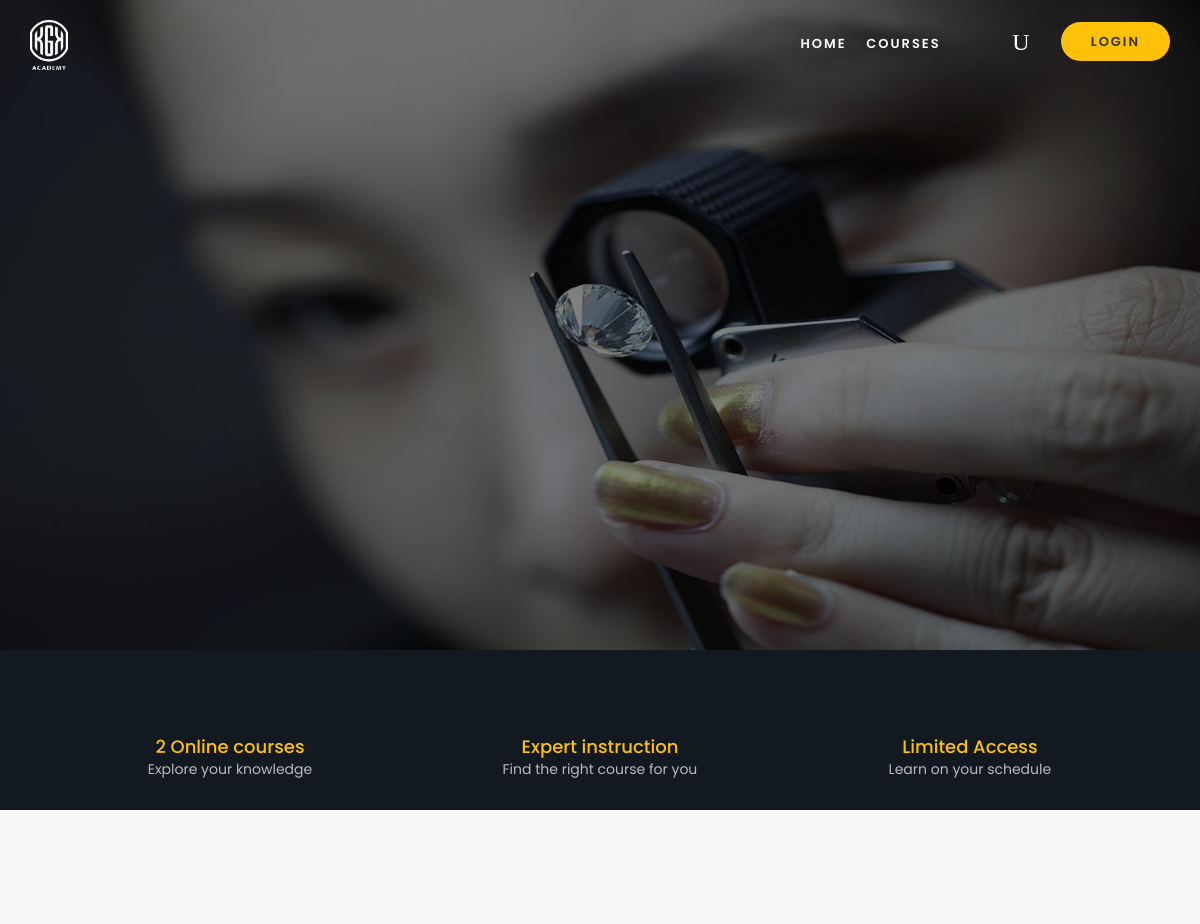
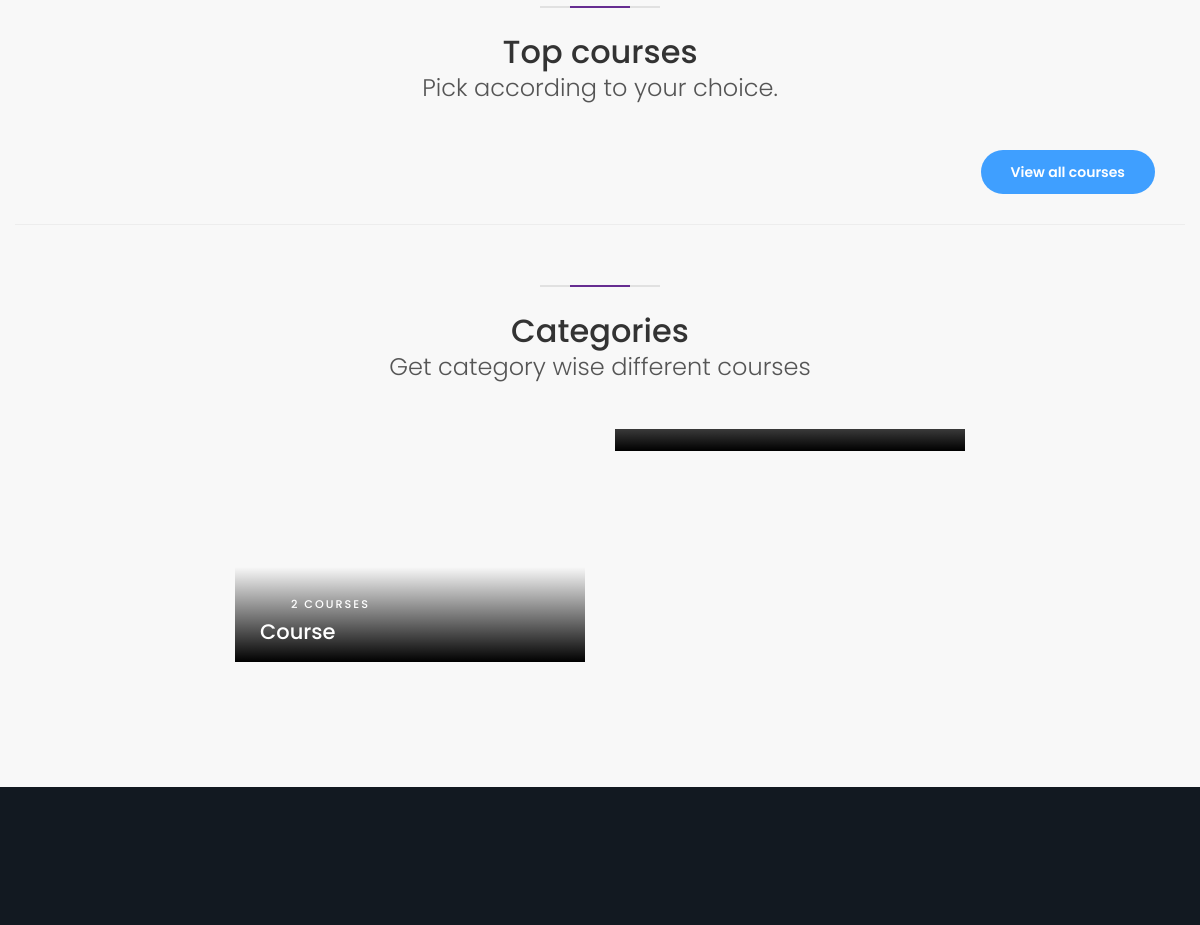
Before: / (upper part) with the older database file (2 pictures, top to bottom).
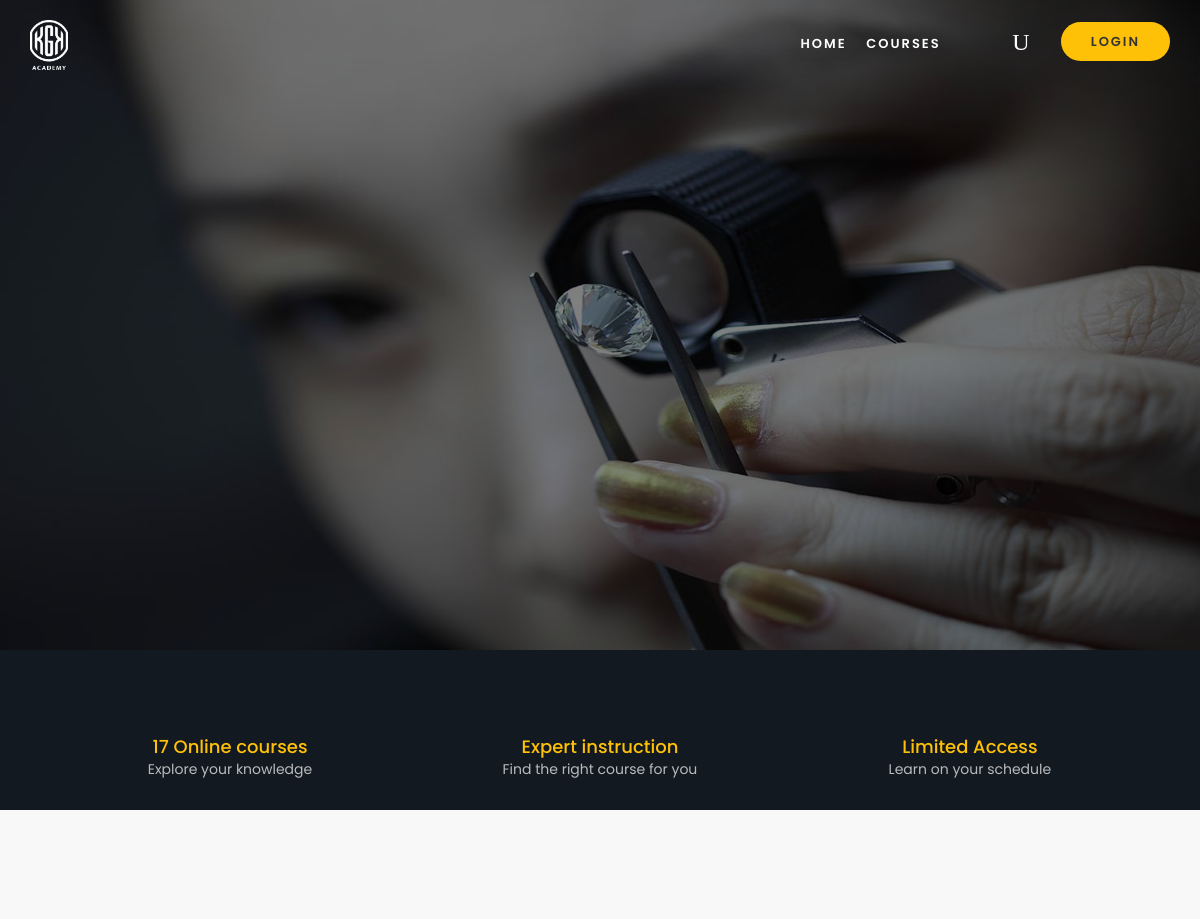
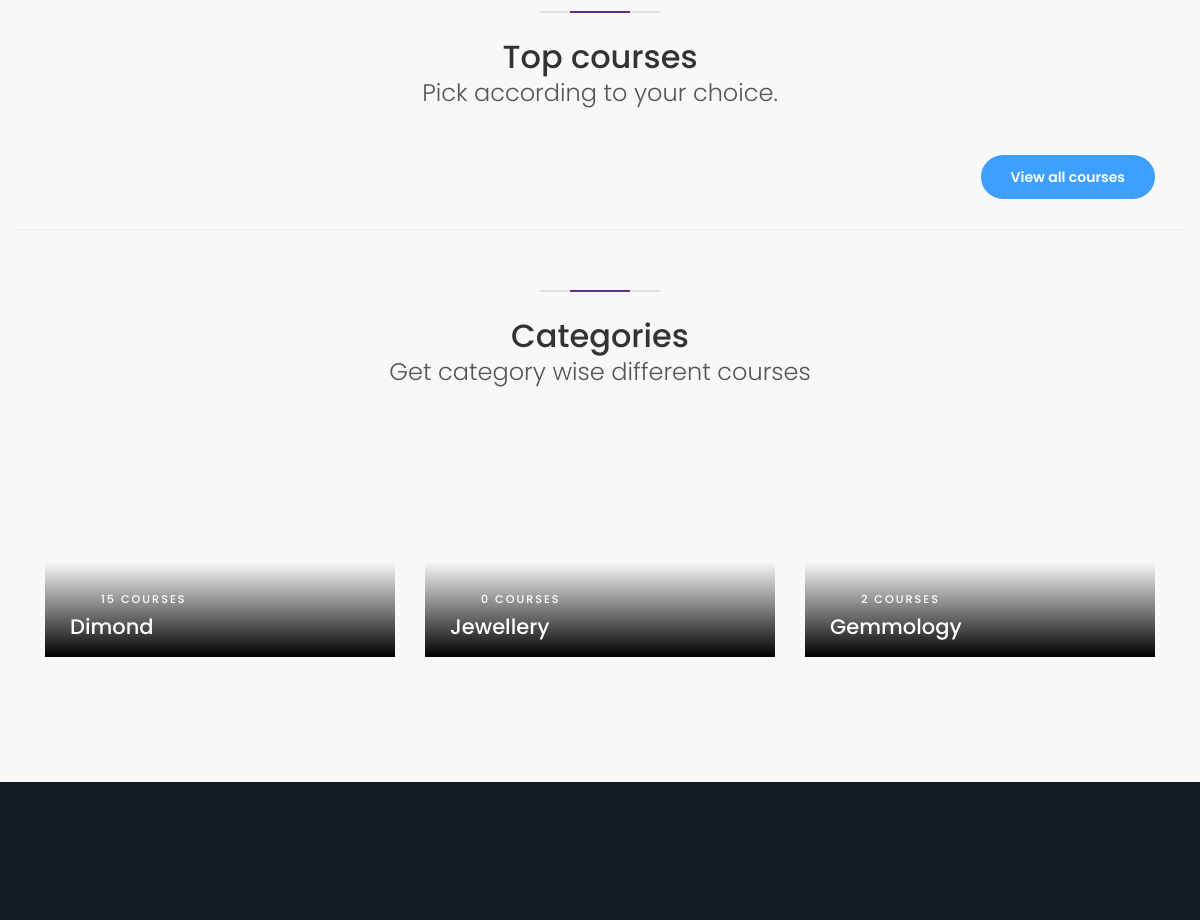
After: the same page with the newer database file (2 pictures, top to bottom).
### tables this page shows
CREATE TABLE `category` (
  `id` int(11) UNSIGNED NOT NULL,
  `code` varchar(255) DEFAULT NULL,
  `name` varchar(255) DEFAULT NULL,
  `parent` int(11) DEFAULT '0',
  `slug` varchar(255) DEFAULT NULL,
  `date_added` int(11) DEFAULT NULL,
  `last_modified` int(11) DEFAULT NULL,
  `font_awesome_class` varchar(255) DEFAULT NULL,
  `thumbnail` varchar(255) DEFAULT NULL
);

### application/controllers/Home.php (called while the page is built, shortened)
<?php
class Home extends CI_Controller {
    public function __construct()
    {
        $this->load->database();
    }
    public function index() {
        $this->home();
    }
    public function home() {
        $page_data['page_name'] = "home";
        $page_data['page_title'] = site_phrase('home');
        $this->load->view('frontend/'.get_frontend_settings('theme').'/index', $page_data);
    }
}

### index.php (called while the page is built, shortened)
<?php
require_once BASEPATH.'core/CodeIgniter.php';

### application/helpers/addon_helper.php (called while the page is built, shortened)
<?php  if ( ! defined('BASEPATH')) exit('No direct script access allowed');
if (! function_exists('addon_status')) {
    function addon_status($unique_identifier = '') {
        $CI	=&	get_instance();
        $result = $CI->db->get_where('addons', array('unique_identifier' => $unique_identifier));
        if ($result->num_rows() > 0) {
            $result = $result->row_array();
            return $result['status'];
        }else{
            return 0;
        }
    }
}

### application/models/Crud_model.php (called while the page is built, shortened)
<?php
class Crud_model extends CI_Model
{
    public function get_categories($param1 = "")
    {
        $this->db->where('parent', 0);
        return $this->db->get('category');
    }
    public function get_category_details_by_id($id)
    {
        return $this->db->get_where('category', array('id' => $id));
    }
    public function get_lessons($type = "", $id = "")
    {
        $this->db->order_by("order", "asc");
        if ($type == "course") {
            return $this->db->get_where('lesson', array('course_id' => $id));
        } elseif ($type == "section") {
            return $this->db->get_where('lesson', array('section_id' => $id));
        } elseif ($type == "lesson") {
            return $this->db->get_where('lesson', array('id' => $id));
        } else {
            return $this->db->get('lesson');
        }
    }
    public function get_status_wise_courses($status = "")
    {
        if(addon_status('scorm_course')){
            if ($status != "" ) {
                $courses = $this->db->get_where('course', array('status' => $status));
            } else {
                $courses['draft'] = $this->db->get_where('course', array('status' => 'draft'));
                $courses['pending'] = $this->db->get_where('course', array('status' => 'pending'));
                $courses['active'] = $this->db->get_where('course', array('status' => 'active'));
            }
        }else{
            if ($status != "" ) {
                $courses = $this->db->get_where('course', array('status' => $status, 'course_type' => 'general'));
            } else {
                $courses['draft'] = $this->db->get_where('course', array('status' => 'draft', 'course_type' => 'general'));
                $courses['pending'] = $this->db->get_where('course', array('status' => 'pending', 'course_type' => 'general'));
                $courses['active'] = $this->db->get_where('course', array('status' => 'active', 'course_type' => 'general'));
            }
        }
        return $courses;
    }
    public function get_ratings($ratable_type = "", $ratable_id = "", $is_sum = false)
    {
        if ($is_sum) {
            $this->db->select_sum('rating');
            return $this->db->get_where('rating', array('ratable_type' => $ratable_type, 'ratable_id' => $ratable_id));
        } else {
            return $this->db->get_where('rating', array('ratable_type' => $ratable_type, 'ratable_id' => $ratable_id));
        }
    }
    function get_category_wise_courses($category_id = "")
    {
        $category_details = $this->get_category_details_by_id($category_id)->row_array();
        if ($category_details['parent'] > 0) {
            $this->db->where('sub_category_id', $category_id);
        } else {
            $this->db->where('category_id', $category_id);
        }
        $this->db->where('status', 'active');
        return $this->db->get('course');
    }
}

### application/helpers/multi_language_helper.php (called while the page is built, shortened)
<?php  if ( ! defined('BASEPATH')) exit('No direct script access allowed');
if ( ! function_exists('get_phrase'))
{
    function get_phrase($phrase = '') {
        $CI	=&	get_instance();
        $language_code = $CI->db->get_where('settings' , array('key' => 'language'))->row()->value;
        $key = strtolower(preg_replace('/\s+/', '_', $phrase));
        $langArray = openJSONFile($language_code);
        return $langArray[$key];
    }
}
if ( ! function_exists('openJSONFile'))
{
    function openJSONFile($code)
    {
        $jsonString = [];
        if (file_exists(APPPATH.'language/'.$code.'.json')) {
            $jsonString = file_get_contents(APPPATH.'language/'.$code.'.json');
            $jsonString = json_decode($jsonString, true);
        }
        return $jsonString;
    }
}

### application/views/frontend/elegant/top_courses.php (the view, shortened to what the changed rows need)
<div class="container-fluid margin_120_0">
  <div class="main_title_2">
    <span><em></em></span>
    <h2><?php echo get_phrase('top_courses'); ?></h2>
    <p><?php echo get_phrase('pick_according_to_your_choice'); ?>.</p>
  </div>
<div class="container">
  <p class="btn_home_align"><a href="<?php echo site_url('home/courses'); ?>" class="btn_1 rounded"><?php echo get_phrase('view_all_courses'); ?></a></p>
</div>
<hr>
</div>

### application/views/frontend/elegant/slider.php (shortened to what the changed rows need)
<?php
	$latest_courses = directory_map('./uploads/slider_images/', 0);
 ?>
<section class="slider">
	<div id="slider" class="flexslider">
		<ul class="slides">
			<?php foreach ($latest_courses as $key => $latest_course): ?>
				<li>
					<a href="<?php echo site_url('home/courses?category=course'); ?>">
						<img src="<?php echo base_url().'/uploads/slider_images/'.$latest_course; ?>" alt="<?=$latest_course?>">
					</a>
				</li>
			<?php endforeach; ?>
		</ul>
	</div>
</section>

### application/views/frontend/elegant/home.php (shortened to what the changed rows need)
<?php include 'slider.php'; ?>
<div class="features clearfix">
	<div class="container">
		<ul>
			<li><i class="pe-7s-study"></i>
				<h4>
					<?php
					$status_wise_courses = $this->crud_model->get_status_wise_courses();
					$number_of_courses = $status_wise_courses['active']->num_rows();
					echo $number_of_courses.' '.get_phrase('online_courses'); ?>
				</h4><span><?php echo get_phrase('explore_your_knowledge'); ?></span>
			</li>
			<li><i class="pe-7s-cup"></i>
				<h4><?php echo get_phrase('expert_instruction'); ?></h4>
				<span><?php echo get_phrase('find_the_right_course_for_you'); ?></span>
			</li>
			<li><i class="pe-7s-target"></i>
				<h4><?php echo get_phrase('limited_access'); ?></h4>
				<span><?php echo get_phrase('learn_on_your_schedule'); ?></span>
			</li>
		</ul>
	</div>
</div>
<?php include 'top_courses.php' ?>
<div class="container margin_30_95">
	<div class="main_title_2">
		<span><em></em></span>
		<h2><?php echo get_phrase('categories'); ?></h2>
		<p><?php echo get_phrase('get_category_wise_different_courses'); ?></p>
	</div>
	<div class="row justify-content-center">
		<?php foreach ($this->crud_model->get_categories()->result_array() as $category):
			continue; ?>
			<div class="col-lg-4 col-md-6 wow" data-wow-offset="150">
				<a href="<?php echo site_url('home/courses?category='.$category['slug']); ?>" class="grid_item">
					<figure class="block-reveal">
						<div class="block-horizzontal"></div>
						<div class="info">
							<small><i class="ti-layers"></i>
								<?php echo $this->crud_model->get_category_wise_courses($category['id'])->num_rows().' '.get_phrase('courses'); ?>
							</small>
							<h3><?php echo $category['name']; ?></h3>
						</div>
					</figure>
				</a>
			</div>
		<?php endforeach; ?>
	</div>
</div>

Changed rows visible on the page:
changed category: num_rows "2" → "15"; name "Course" → "Dimond"
now on this page (row edited): category: num_rows "0", get_phrase "COURSES", name "Jewellery"
now on this page (row edited): category: num_rows "2", get_phrase "COURSES", name "Gemmology"
Other visible differences:
$number_of_courses: "2" → "17"
